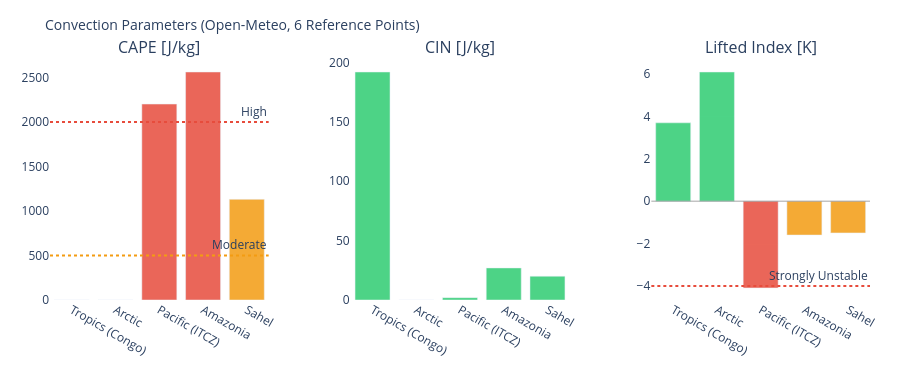

The code cell stored with this chart in its notebook:
### Markdown cell above
---
## 3. Visualizations

### Code cell
# ============================================================
# CAPE / CIN / LIFTED INDEX – Convection potential
# ============================================================

if not df_atm.empty:
    fig = make_subplots(
        rows=1, cols=3,
        subplot_titles=['CAPE [J/kg]', 'CIN [J/kg]', 'Lifted Index [K]'],
        horizontal_spacing=0.1
    )
    pts = df_atm['point'].tolist()
    pt_colors = ['#E85D24','#185FA5','#888780','#378ADD','#639922','#F2A623']

    # CAPE – höher = mehr Gewitterpotential
    cape_vals = df_atm['cape'].fillna(0).tolist()
    cape_colors = ['#e74c3c' if v > 2000 else '#f39c12' if v > 500 else '#2ecc71'
                   for v in cape_vals]
    fig.add_trace(go.Bar(x=pts, y=cape_vals, marker_color=cape_colors,
                         opacity=0.85, showlegend=False), row=1, col=1)
    fig.add_hline(y=2000, line_dash='dot', line_color='#e74c3c',
                  annotation_text='High', row=1, col=1)
    fig.add_hline(y=500,  line_dash='dot', line_color='#f39c12',
                  annotation_text='Moderate', row=1, col=1)

    # CIN – negativer = stärker gedeckelt (weniger Auslöse)
    cin_vals = df_atm['cin'].fillna(0).tolist()
    cin_colors = ['#e74c3c' if v < -200 else '#f39c12' if v < -50 else '#2ecc71'
                  for v in cin_vals]
    fig.add_trace(go.Bar(x=pts, y=cin_vals, marker_color=cin_colors,
                         opacity=0.85, showlegend=False), row=1, col=2)

    # Lifted Index – negativ = instabil
    li_vals = df_atm['li'].fillna(0).tolist()
    li_colors = ['#e74c3c' if v < -4 else '#f39c12' if v < 0 else '#2ecc71'
                 for v in li_vals]
    fig.add_trace(go.Bar(x=pts, y=li_vals, marker_color=li_colors,
                         opacity=0.85, showlegend=False), row=1, col=3)
    fig.add_hline(y=0, line_color='gray', line_width=0.7, row=1, col=3)
    fig.add_hline(y=-4, line_dash='dot', line_color='#e74c3c',
                  annotation_text='Strongly Unstable', row=1, col=3)

    fig.update_layout(
        title=dict(text='Convection Parameters (Open-Meteo, 6 Reference Points)', font=dict(size=14)),
        height=380, plot_bgcolor='rgba(0,0,0,0)', paper_bgcolor='rgba(0,0,0,0)',
        margin=dict(l=50, r=30, t=60, b=80)
    )
    fig.update_xaxes(tickangle=30)
    fig.show()

### Figure 1 — Plotly figure (JSON) as saved in the notebook; plotly's stock layout.template omitted (floating-point values rounded to 4 significant figures)
{"data": [{"marker": {"color": ["#2ecc71", "#2ecc71", "#e74c3c", "#e74c3c", "#f39c12"]}, "opacity": 0.85, "showlegend": false, "type": "bar", "x": ["Tropics (Congo)", "Arctic", "Pacific (ITCZ)", "Amazonia", "Sahel"], "xaxis": "x", "y": [0.0, 0.0, 2200.0, 2560.0, 1130.0], "yaxis": "y"}, {"marker": {"color": ["#2ecc71", "#2ecc71", "#2ecc71", "#2ecc71", "#2ecc71"]}, "opacity": 0.85, "showlegend": false, "type": "bar", "x": ["Tropics (Congo)", "Arctic", "Pacific (ITCZ)", "Amazonia", "Sahel"], "xaxis": "x2", "y": [192.0, 0.0, 2.0, 27.0, 20.0], "yaxis": "y2"}, {"marker": {"color": ["#2ecc71", "#2ecc71", "#e74c3c", "#f39c12", "#f39c12"]}, "opacity": 0.85, "showlegend": false, "type": "bar", "x": ["Tropics (Congo)", "Arctic", "Pacific (ITCZ)", "Amazonia", "Sahel"], "xaxis": "x3", "y": [3.7, 6.1, -4.1, -1.6, -1.5], "yaxis": "y3"}], "layout": {"annotations": [{"font": {"size": 16}, "showarrow": false, "text": "CAPE [J/kg]", "x": 0.1333, "xanchor": "center", "xref": "paper", "y": 1.0, "yanchor": "bottom", "yref": "paper"}, {"font": {"size": 16}, "showarrow": false, "text": "CIN [J/kg]", "x": 0.5, "xanchor": "center", "xref": "paper", "y": 1.0, "yanchor": "bottom", "yref": "paper"}, {"font": {"size": 16}, "showarrow": false, "text": "Lifted Index [K]", "x": 0.8667, "xanchor": "center", "xref": "paper", "y": 1.0, "yanchor": "bottom", "yref": "paper"}, {"showarrow": false, "text": "High", "x": 1, "xanchor": "right", "xref": "x domain", "y": 2000, "yanchor": "bottom", "yref": "y"}, {"showarrow": false, "text": "Moderate", "x": 1, "xanchor": "right", "xref": "x domain", "y": 500, "yanchor": "bottom", "yref": "y"}, {"showarrow": false, "text": "Strongly Unstable", "x": 1, "xanchor": "right", "xref": "x3 domain", "y": -4, "yanchor": "bottom", "yref": "y3"}], "height": 380, "margin": {"b": 80, "l": 50, "r": 30, "t": 60}, "paper_bgcolor": "rgba(0,0,0,0)", "plot_bgcolor": "rgba(0,0,0,0)", "shapes": [{"line": {"color": "#e74c3c", "dash": "dot"}, "type": "line", "x0": 0, "x1": 1, "xref": "x domain", "y0": 2000, "y1": 2000, "yref": "y"}, {"line": {"color": "#f39c12", "dash": "dot"}, "type": "line", "x0": 0, "x1": 1, "xref": "x domain", "y0": 500, "y1": 500, "yref": "y"}, {"line": {"color": "gray", "width": 0.7}, "type": "line", "x0": 0, "x1": 1, "xref": "x3 domain", "y0": 0, "y1": 0, "yref": "y3"}, {"line": {"color": "#e74c3c", "dash": "dot"}, "type": "line", "x0": 0, "x1": 1, "xref": "x3 domain", "y0": -4, "y1": -4, "yref": "y3"}], "title": {"font": {"size": 14}, "text": "Convection Parameters (Open-Meteo, 6 Reference Points)"}, "xaxis": {"anchor": "y", "domain": [0.0, 0.2667], "tickangle": 30}, "xaxis2": {"anchor": "y2", "domain": [0.3667, 0.6333], "tickangle": 30}, "xaxis3": {"anchor": "y3", "domain": [0.7333, 1.0], "tickangle": 30}, "yaxis": {"anchor": "x", "domain": [0.0, 1.0]}, "yaxis2": {"anchor": "x2", "domain": [0.0, 1.0]}, "yaxis3": {"anchor": "x3", "domain": [0.0, 1.0]}}}
